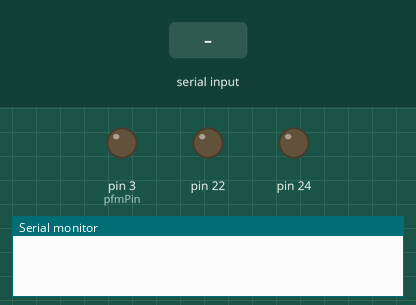
Recording of a sketch running on a simulated Arduino Mega 2560, built with avr-gcc and run on an emulated ATmega2560. Shown: output pins drawn as LEDs (lit = HIGH), the last lines printed to the serial monitor. The test bench sets the inputs (shaded band).

Above: at 1.2 s.
1.3 s: "1" received over Serial
At 2.8 s:
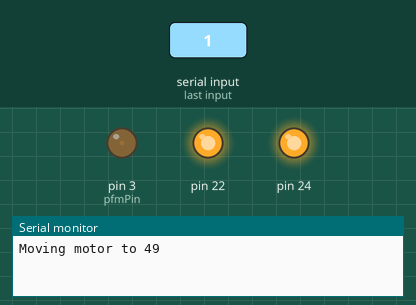
3.8 s: "0" received over Serial
At 6.7 s:
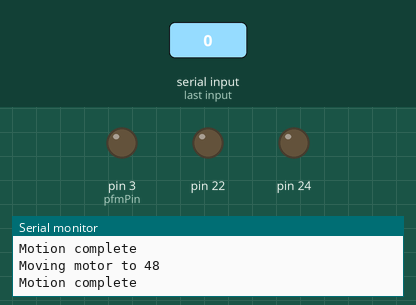
6.8 s: "2" received over Serial
At 9.3 s:
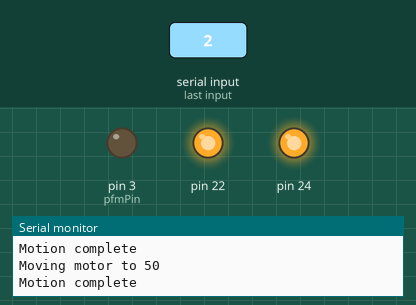
Timing chart, 0 to 10.8 s (numbered marks = the images above; inputs shaded):
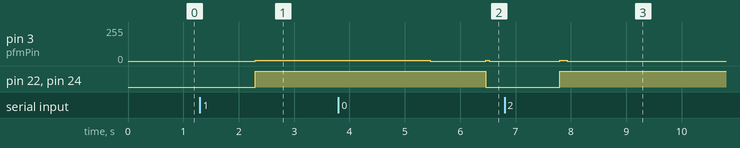

Measured:
- after the input at 1.3 s, pin 3 (pfmPin): 0/255 → 5/255 after 1.0 s; pin 22, pin 24: LOW → HIGH after 1.0 s
- after the input at 3.8 s, pin 22, pin 24: HIGH → LOW after 2.7 s
- after the input at 6.8 s, pin 3 (pfmPin): 0/255 → 5/255 after 1.0 s, → 0/255 0.13 s later; pin 22, pin 24: LOW → HIGH after 1.0 s

The sketch:

stepper_motor_motion_test.ino
```cpp
/* Stepper Motor Angle Input Test
   Anna Svagzdys
   4/4/2017

   This code reads in a degree value (relative to starting position)
   over serial and moves the motor shaft to that position.

*/

#include "TimerThree.h"

const int pfmPin = 3;

char buf[2];
const double pfmFreq = 1000;
const double pulseDegs = 0.062/4;// why is this so far off!?

int new_angle = 0;
int last_angle = 0;
int delta_angle = 0;

double duration = 0.0;

void setup() {

  // Set up PWM -> PFM pin
  Timer3.initialize(1000000); // initialize timer3
  Timer3.pwm(pfmPin, 0); // setup pwm on pin 5, 0% duty cycle to start with

  // Set up Pin 22 & 24 to use as direction pin;
  DDRA = DDRA | B00000101;

  Serial.begin(9600);
  Serial.flush();

}

void loop() {

  // poll accelerometer when data is ready
  if (Serial.available() > 0) {

    Serial.readBytes(buf, 2);
    new_angle = word(buf[1], buf[0]);
    delta_angle = new_angle - last_angle;
    duration = abs(delta_angle/(pfmFreq*pulseDegs));

    if (delta_angle > 0) {
      PORTA = B00000101;
    } else {
      PORTA = B00000000;
    }

    Serial.print("Moving motor to ");
    Serial.println(new_angle);
    Timer3.pwm(pfmPin, 20, (int)(1000000/pfmFreq));
    delay(1000*duration);
    Timer3.pwm(pfmPin, 0, (int)(1000000/pfmFreq));
    Serial.println("Motion complete");

    last_angle = new_angle;

  }

}
```
